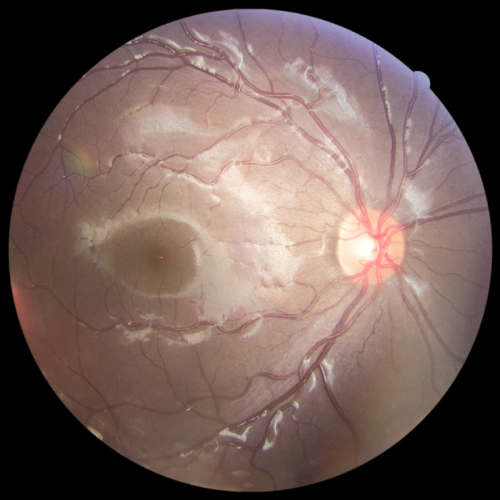
#> input picture Practice/BME/input.png, 1000 x 1000 px (shown at 1/2 size)
$ python -i demosaicing.py   (imports and definitions only)
#> lines starting #> are read from the running program, lines starting #| are printed output that depends on the picture
import numpy as np
import cv2
def demosaicing(splitimg):
    for i in range(3):
        splitimg[i]=splitimg[i].astype(np.uint16)
    green_fliter=np.array([
        [0, 0.25, 0],
        [0.25, 1, 0.25],
        [0, 0.25, 0],
    ])
    red_fliter=np.array([
        [0.25, 0.5, 0.25],
        [0.5, 1, 0.5],
        [0.25, 0.5, 0.25],
    ])
    blue_fliter=np.array([
        [0.25, 0.5, 0.25],
        [0.5, 1, 0.5],
        [0.25, 0.5, 0.25],
    ])
    splitimg[0]=cv2.filter2D(splitimg[0],-1,blue_fliter)
    splitimg[1]=cv2.filter2D(splitimg[1],-1,green_fliter)
    splitimg[2]=cv2.filter2D(splitimg[2],-1,red_fliter)
    demosaing_img=cv2.merge(splitimg)
    return demosaing_img

>>> import cv2
>>> picture = cv2.imread('Practice/BME/input.png', cv2.IMREAD_GRAYSCALE)
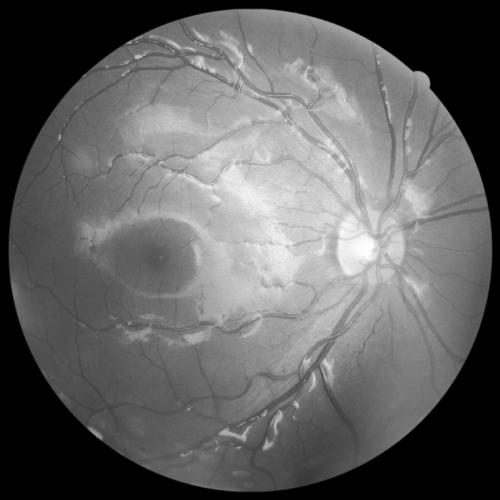
#> picture: shape (1000, 1000) (shown at 1/2 size); min 0, max 254, mean 98.5
>>> result = demosaicing(picture)
#> (the run stopped early here; a loop or call above may not have finished)
